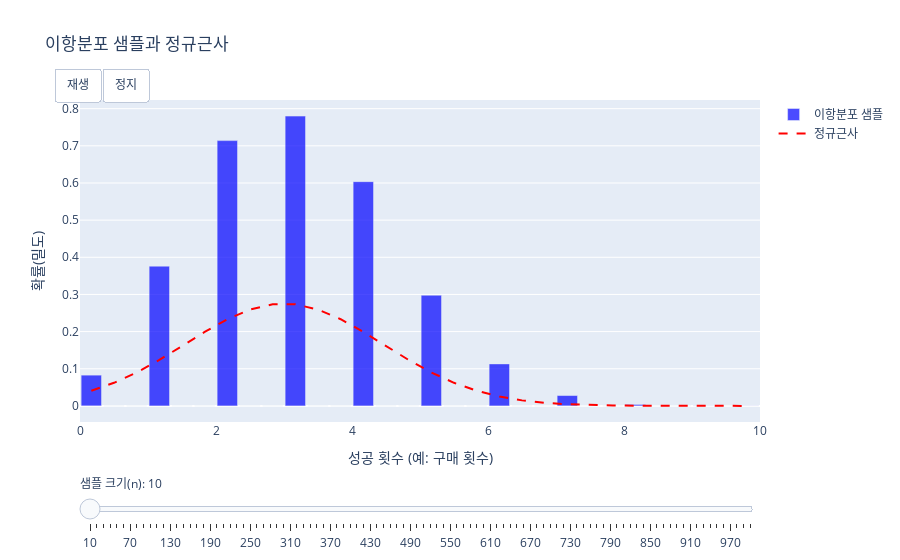

The cell this chart's notebook holds for it:
### Markdown cell above
**3. 중심극한정리(CLT) 시각화 예시 (이항분포의 정규분포 근사)**

구매 확률이 0.3인 이항 분포에서 샘플 크기를 늘려갈 때, 표본 합(또는 평균)의 분포가 어떻게 정규분포에 가까워지는지 시각화합니다.

### Code cell
import numpy as np
import plotly.graph_objects as go
from plotly.subplots import make_subplots
from scipy.stats import norm, binom

# 초기 설정
p_conversion = 0.3  # 예: 특정 행동을 할 확률
sample_sizes_clt = np.arange(10, 1001, 10)  # 10부터 1000까지 10단위로 증가
num_simulations = 10000  # 각 샘플 크기별 시뮬레이션 횟수

# Plotly Figure 생성
fig_clt = go.Figure()

# 프레임 생성
frames = []
for n_sample in sample_sizes_clt:
    # 이항분포의 평균과 표준편차
    mu_binom = n_sample * p_conversion
    sigma_binom = np.sqrt(n_sample * p_conversion * (1 - p_conversion))
    
    # 이항분포에서 샘플 생성
    samples = binom.rvs(n=n_sample, p=p_conversion, size=num_simulations)
    
    # 히스토그램 데이터 생성
    hist_values, bin_edges = np.histogram(samples, bins=30, density=True)
    bin_centers = (bin_edges[:-1] + bin_edges[1:]) / 2

    # 정규분포 근사 PDF
    norm_approx_values = norm.pdf(bin_centers, mu_binom, sigma_binom)

    frame = go.Frame(
        data=[
            go.Bar(x=bin_centers, y=hist_values, name='이항분포 샘플', 
                  marker_color='blue', opacity=0.7),
            go.Scatter(x=bin_centers, y=norm_approx_values, name='정규근사',
                      mode='lines', line=dict(color='red', dash='dash'))
        ],
        name=f'n={n_sample}'
    )
    frames.append(frame)

# 초기 프레임 추가
n_sample = sample_sizes_clt[0]
mu_binom = n_sample * p_conversion
sigma_binom = np.sqrt(n_sample * p_conversion * (1 - p_conversion))
samples = binom.rvs(n=n_sample, p=p_conversion, size=num_simulations)
hist_values, bin_edges = np.histogram(samples, bins=30, density=True)
bin_centers = (bin_edges[:-1] + bin_edges[1:]) / 2
norm_approx_values = norm.pdf(bin_centers, mu_binom, sigma_binom)

fig_clt.add_trace(go.Bar(
    x=bin_centers, y=hist_values,
    name='이항분포 샘플',
    marker_color='blue', opacity=0.7
))
fig_clt.add_trace(go.Scatter(
    x=bin_centers, y=norm_approx_values,
    name='정규근사',
    mode='lines', line=dict(color='red', dash='dash')
))

# 애니메이션 버튼 추가
fig_clt.update_layout(
    updatemenus=[
        dict(
            type="buttons",
            direction="left",
            x=0.1,
            y=1.1,
            showactive=False,
            buttons=list([
                dict(
                    args=[None, {"frame": {"duration": 100, "redraw": True},
                                "fromcurrent": True, "mode": "immediate"}],
                    label="재생",
                    method="animate"
                ),
                dict(
                    args=[[None], {"frame": {"duration": 0, "redraw": True},
                                  "mode": "immediate",
                                  "transition": {"duration": 0}}],
                    label="정지",
                    method="animate"
                )
            ])
        )
    ],
    sliders=[dict(
        currentvalue={"prefix": "샘플 크기(n): "},
        pad={"t": 50},
        steps=[dict(
            method="animate",
            args=[[f"n={n}"], {"frame": {"duration": 0, "redraw": True},
                              "mode": "immediate"}],
            label=str(n)
        ) for n in sample_sizes_clt]
    )]
)

# 프레임 추가
fig_clt.frames = frames

# 레이아웃 업데이트
fig_clt.update_layout(
    title_text="이항분포 샘플과 정규근사",
    xaxis_title="성공 횟수 (예: 구매 횟수)",
    yaxis_title="확률(밀도)",
    bargap=0.1
)

fig_clt.show()

### Figure 1 — Plotly figure (JSON) as saved in the notebook; plotly's stock layout.template omitted (floating-point values rounded to 4 significant figures)
{"data": [{"marker": {"color": "blue"}, "name": "이항분포 샘플", "opacity": 0.7, "type": "bar", "x": [0.1667, 0.5, 0.8333, 1.167, 1.5, 1.833, 2.167, 2.5, 2.833, 3.167, 3.5, 3.833, 4.167, 4.5, 4.833, 5.167, 5.5, 5.833, 6.167, 6.5, 6.833, 7.167, 7.5, 7.833, 8.167, 8.5, 8.833, 9.167, 9.5, 9.833], "y": [0.0828, 0.0, 0.0, 0.3762, 0.0, 0.0, 0.714, 0.0, 0.0, 0.78, 0.0, 0.0, 0.6036, 0.0, 0.0, 0.2979, 0.0, 0.0, 0.1131, 0.0, 0.0, 0.0279, 0.0, 0.0, 0.0039, 0.0, 0.0, 0.0003, 0.0, 0.0003]}, {"line": {"color": "red", "dash": "dash"}, "mode": "lines", "name": "정규근사", "type": "scatter", "x": [0.1667, 0.5, 0.8333, 1.167, 1.5, 1.833, 2.167, 2.5, 2.833, 3.167, 3.5, 3.833, 4.167, 4.5, 4.833, 5.167, 5.5, 5.833, 6.167, 6.5, 6.833, 7.167, 7.5, 7.833, 8.167, 8.5, 8.833, 9.167, 9.5, 9.833], "y": [0.04071, 0.06216, 0.09003, 0.1237, 0.1611, 0.1991, 0.2333, 0.2594, 0.2735, 0.2735, 0.2594, 0.2333, 0.1991, 0.1611, 0.1237, 0.09003, 0.06216, 0.04071, 0.02529, 0.0149, 0.008324, 0.004412, 0.002218, 0.001057, 0.0004781, 0.000205, 8.341e-05, 3.218e-05, 1.178e-05, 4.087e-06]}], "layout": {"bargap": 0.1, "sliders": [{"currentvalue": {"prefix": "샘플 크기(n): "}, "pad": {"t": 50}, "steps": [{"args": [["n=10"], {"frame": {"duration": 0, "redraw": true}, "mode": "immediate"}], "label": "10", "method": "animate"}, {"args": [["n=20"], {"frame": {"duration": 0, "redraw": true}, "mode": "immediate"}], "label": "20", "method": "animate"}, {"args": [["n=30"], {"frame": {"duration": 0, "redraw": true}, "mode": "immediate"}], "label": "30", "method": "animate"}, {"args": [["n=40"], {"frame": {"duration": 0, "redraw": true}, "mode": "immediate"}], "label": "40", "method": "animate"}, {"args": [["n=50"], {"frame": {"duration": 0, "redraw": true}, "mode": "immediate"}], "label": "50", "method": "animate"}, {"args": [["n=60"], {"frame": {"duration": 0, "redraw": true}, "mode": "immediate"}], "label": "60", "method": "animate"}, {"args": [["n=70"], {"frame": {"duration": 0, "redraw": true}, "mode": "immediate"}], "label": "70", "method": "animate"}, {"args": [["n=80"], {"frame": {"duration": 0, "redraw": true}, "mode": "immediate"}], "label": "80", "method": "animate"}, {"args": [["n=90"], {"frame": {"duration": 0, "redraw": true}, "mode": "immediate"}], "label": "90", "method": "animate"}, {"args": [["n=100"], {"frame": {"duration": 0, "redraw": true}, "mode": "immediate"}], "label": "100", "method": "animate"}, {"args": [["n=110"], {"frame": {"duration": 0, "redraw": true}, "mode": "immediate"}], "label": "110", "method": "animate"}, {"args": [["n=120"], {"frame": {"duration": 0, "redraw": true}, "mode": "immediate"}], "label": "120", "method": "animate"}, {"args": [["n=130"], {"frame": {"duration": 0, "redraw": true}, "mode": "immediate"}], "label": "130", "method": "animate"}, {"args": [["n=140"], {"frame": {"duration": 0, "redraw": true}, "mode": "immediate"}], "label": "140", "method": "animate"}, {"args": [["n=150"], {"frame": {"duration": 0, "redraw": true}, "mode": "immediate"}], "label": "150", "method": "animate"}, {"args": [["n=160"], {"frame": {"duration": 0, "redraw": true}, "mode": "immediate"}], "label": "160", "method": "animate"}, {"args": [["n=170"], {"frame": {"duration": 0, "redraw": true}, "mode": "immediate"}], "label": "170", "method": "animate"}, {"args": [["n=180"], {"frame": {"duration": 0, "redraw": true}, "mode": "immediate"}], "label": "180", "method": "animate"}, {"args": [["n=190"], {"frame": {"duration": 0, "redraw": true}, "mode": "immediate"}], "label": "190", "method": "animate"}, {"args": [["n=200"], {"frame": {"duration": 0, "redraw": true}, "mode": "immediate"}], "label": "200", "method": "animate"}, {"args": [["n=210"], {"frame": {"duration": 0, "redraw": true}, "mode": "immediate"}], "label": "210", "method": "animate"}, {"args": [["n=220"], {"frame": {"duration": 0, "redraw": true}, "mode": "immediate"}], "label": "220", "method": "animate"}, {"args": [["n=230"], {"frame": {"duration": 0, "redraw": true}, "mode": "immediate"}], "label": "230", "method": "animate"}, {"args": [["n=240"], {"frame": {"duration": 0, "redraw": true}, "mode": "immediate"}], "label": "240", "method": "animate"}, {"args": [["n=250"], {"frame": {"duration": 0, "redraw": true}, "mode": "immediate"}], "label": "250", "method": "animate"}, {"args": [["n=260"], {"frame": {"duration": 0, "redraw": true}, "mode": "immediate"}], "label": "260", "method": "animate"}, {"args": [["n=270"], {"frame": {"duration": 0, "redraw": true}, "mode": "immediate"}], "label": "270", "method": "animate"}, {"args": [["n=280"], {"frame": {"duration": 0, "redraw": true}, "mode": "immediate"}], "label": "280", "method": "animate"}, {"args": [["n=290"], {"frame": {"duration": 0, "redraw": true}, "mode": "immediate"}], "label": "290", "method": "animate"}, {"args": [["n=300"], {"frame": {"duration": 0, "redraw": true}, "mode": "immediate"}], "label": "300", "method": "animate"}, {"args": [["n=310"], {"frame": {"duration": 0, "redraw": true}, "mode": "immediate"}], "label": "310", "method": "animate"}, {"args": [["n=320"], {"frame": {"duration": 0, "redraw": true}, "mode": "immediate"}], "label": "320", "method": "animate"}, {"args": [["n=330"], {"frame": {"duration": 0, "redraw": true}, "mode": "immediate"}], "label": "330", "method": "animate"}, {"args": [["n=340"], {"frame": {"duration": 0, "redraw": true}, "mode": "immediate"}], "label": "340", "method": "animate"}, {"args": [["n=350"], {"frame": {"duration": 0, "redraw": true}, "mode": "immediate"}], "label": "350", "method": "animate"}, {"args": [["n=360"], {"frame": {"duration": 0, "redraw": true}, "mode": "immediate"}], "label": "360", "method": "animate"}, {"args": [["n=370"], {"frame": {"duration": 0, "redraw": true}, "mode": "immediate"}], "label": "370", "method": "animate"}, {"args": [["n=380"], {"frame": {"duration": 0, "redraw": true}, "mode": "immediate"}], "label": "380", "method": "animate"}, {"args": [["n=390"], {"frame": {"duration": 0, "redraw": true}, "mode": "immediate"}], "label": "390", "method": "animate"}, {"args": [["n=400"], {"frame": {"duration": 0, "redraw": true}, "mode": "immediate"}], "label": "400", "method": "animate"}, {"args": [["n=410"], {"frame": {"duration": 0, "redraw": true}, "mode": "immediate"}], "label": "410", "method": "animate"}, {"args": [["n=420"], {"frame": {"duration": 0, "redraw": true}, "mode": "immediate"}], "label": "420", "method": "animate"}, {"args": [["n=430"], {"frame": {"duration": 0, "redraw": true}, "mode": "immediate"}], "label": "430", "method": "animate"}, {"args": [["n=440"], {"frame": {"duration": 0, "redraw": true}, "mode": "immediate"}], "label": "440", "method": "animate"}, {"args": [["n=450"], {"frame": {"duration": 0, "redraw": true}, "mode": "immediate"}], "label": "450", "method": "animate"}, {"args": [["n=460"], {"frame": {"duration": 0, "redraw": true}, "mode": "immediate"}], "label": "460", "method": "animate"}, {"args": [["n=470"], {"frame": {"duration": 0, "redraw": true}, "mode": "immediate"}], "label": "470", "method": "animate"}, {"args": [["n=480"], {"frame": {"duration": 0, "redraw": true}, "mode": "immediate"}], "label": "480", "method": "animate"}, {"args": [["n=490"], {"frame": {"duration": 0, "redraw": true}, "mode": "immediate"}], "label": "490", "method": "animate"}, {"args": [["n=500"], {"frame": {"duration": 0, "redraw": true}, "mode": "immediate"}], "label": "500", "method": "animate"}, {"args": [["n=510"], {"frame": {"duration": 0, "redraw": true}, "mode": "immediate"}], "label": "510", "method": "animate"}, {"args": [["n=520"], {"frame": {"duration": 0, "redraw": true}, "mode": "immediate"}], "label": "520", "method": "animate"}, {"args": [["n=530"], {"frame": {"duration": 0, "redraw": true}, "mode": "immediate"}], "label": "530", "method": "animate"}, {"args": [["n=540"], {"frame": {"duration": 0, "redraw": true}, "mode": "immediate"}], "label": "540", "method": "animate"}, {"args": [["n=550"], {"frame": {"duration": 0, "redraw": true}, "mode": "immediate"}], "label": "550", "method": "animate"}, {"args": [["n=560"], {"frame": {"duration": 0, "redraw": true}, "mode": "immediate"}], "label": "560", "method": "animate"}, {"args": [["n=570"], {"frame": {"duration": 0, "redraw": true}, "mode": "immediate"}], "label": "570", "method": "animate"}, {"args": [["n=580"], {"frame": {"duration": 0, "redraw": true}, "mode": "immediate"}], "label": "580", "method": "animate"}, {"args": [["n=590"], {"frame": {"duration": 0, "redraw": true}, "mode": "immediate"}], "label": "590", "method": "animate"}, {"args": [["n=600"], {"frame": {"duration": 0, "redraw": true}, "mode": "immediate"}], "label": "600", "method": "animate"}, {"args": [["n=610"], {"frame": {"duration": 0, "redraw": true}, "mode": "immediate"}], "label": "610", "method": "animate"}, {"args": [["n=620"], {"frame": {"duration": 0, "redraw": true}, "mode": "immediate"}], "label": "620", "method": "animate"}, {"args": [["n=630"], {"frame": {"duration": 0, "redraw": true}, "mode": "immediate"}], "label": "630", "method": "animate"}, {"args": [["n=640"], {"frame": {"duration": 0, "redraw": true}, "mode": "immediate"}], "label": "640", "method": "animate"}, {"args": [["n=650"], {"frame": {"duration": 0, "redraw": true}, "mode": "immediate"}], "label": "650", "method": "animate"}, {"args": [["n=660"], {"frame": {"duration": 0, "redraw": true}, "mode": "immediate"}], "label": "660", "method": "animate"}, {"args": [["n=670"], {"frame": {"duration": 0, "redraw": true}, "mode": "immediate"}], "label": "670", "method": "animate"}, {"args": [["n=680"], {"frame": {"duration": 0, "redraw": true}, "mode": "immediate"}], "label": "680", "method": "animate"}, {"args": [["n=690"], {"frame": {"duration": 0, "redraw": true}, "mode": "immediate"}], "label": "690", "method": "animate"}, {"args": [["n=700"], {"frame": {"duration": 0, "redraw": true}, "mode": "immediate"}], "label": "700", "method": "animate"}, {"args": [["n=710"], {"frame": {"duration": 0, "redraw": true}, "mode": "immediate"}], "label": "710", "method": "animate"}, {"args": [["n=720"], {"frame": {"duration": 0, "redraw": true}, "mode": "immediate"}], "label": "720", "method": "animate"}, {"args": [["n=730"], {"frame": {"duration": 0, "redraw": true}, "mode": "immediate"}], "label": "730", "method": "animate"}, {"args": [["n=740"], {"frame": {"duration": 0, "redraw": true}, "mode": "immediate"}], "label": "740", "method": "animate"}, {"args": [["n=750"], {"frame": {"duration": 0, "redraw": true}, "mode": "immediate"}], "label": "750", "method": "animate"}, {"args": [["n=760"], {"frame": {"duration": 0, "redraw": true}, "mode": "immediate"}], "label": "760", "method": "animate"}, {"args": [["n=770"], {"frame": {"duration": 0, "redraw": true}, "mode": "immediate"}], "label": "770", "method": "animate"}, {"args": [["n=780"], {"frame": {"duration": 0, "redraw": true}, "mode": "immediate"}], "label": "780", "method": "animate"}, {"args": [["n=790"], {"frame": {"duration": 0, "redraw": true}, "mode": "immediate"}], "label": "790", "method": "animate"}, {"args": [["n=800"], {"frame": {"duration": 0, "redraw": true}, "mode": "immediate"}], "label": "800", "method": "animate"}, {"args": [["n=810"], {"frame": {"duration": 0, "redraw": true}, "mode": "immediate"}], "label": "810", "method": "animate"}, {"args": [["n=820"], {"frame": {"duration": 0, "redraw": true}, "mode": "immediate"}], "label": "820", "method": "animate"}, {"args": [["n=830"], {"frame": {"duration": 0, "redraw": true}, "mode": "immediate"}], "label": "830", "method": "animate"}, {"args": [["n=840"], {"frame": {"duration": 0, "redraw": true}, "mode": "immediate"}], "label": "840", "method": "animate"}, {"args": [["n=850"], {"frame": {"duration": 0, "redraw": true}, "mode": "immediate"}], "label": "850", "method": "animate"}, {"args": [["n=860"], {"frame": {"duration": 0, "redraw": true}, "mode": "immediate"}], "label": "860", "method": "animate"}, {"args": [["n=870"], {"frame": {"duration": 0, "redraw": true}, "mode": "immediate"}], "label": "870", "method": "animate"}, {"args": [["n=880"], {"frame": {"duration": 0, "redraw": true}, "mode": "immediate"}], "label": "880", "method": "animate"}, {"args": [["n=890"], {"frame": {"duration": 0, "redraw": true}, "mode": "immediate"}], "label": "890", "method": "animate"}, {"args": [["n=900"], {"frame": {"duration": 0, "redraw": true}, "mode": "immediate"}], "label": "900", "method": "animate"}, {"args": [["n=910"], {"frame": {"duration": 0, "redraw": true}, "mode": "immediate"}], "label": "910", "method": "animate"}, {"args": [["n=920"], {"frame": {"duration": 0, "redraw": true}, "mode": "immediate"}], "label": "920", "method": "animate"}, {"args": [["n=930"], {"frame": {"duration": 0, "redraw": true}, "mode": "immediate"}], "label": "930", "method": "animate"}, {"args": [["n=940"], {"frame": {"duration": 0, "redraw": true}, "mode": "immediate"}], "label": "940", "method": "animate"}, {"args": [["n=950"], {"frame": {"duration": 0, "redraw": true}, "mode": "immediate"}], "label": "950", "method": "animate"}, {"args": [["n=960"], {"frame": {"duration": 0, "redraw": true}, "mode": "immediate"}], "label": "960", "method": "animate"}, {"args": [["n=970"], {"frame": {"duration": 0, "redraw": true}, "mode": "immediate"}], "label": "970", "method": "animate"}, {"args": [["n=980"], {"frame": {"duration": 0, "redraw": true}, "mode": "immediate"}], "label": "980", "method": "animate"}, {"args": [["n=990"], {"frame": {"duration": 0, "redraw": true}, "mode": "immediate"}], "label": "990", "method": "animate"}, {"args": [["n=1000"], {"frame": {"duration": 0, "redraw": true}, "mode": "immediate"}], "label": "1000", "method": "animate"}]}], "title": {"text": "이항분포 샘플과 정규근사"}, "updatemenus": [{"buttons": [{"args": [null, {"frame": {"duration": 100, "redraw": true}, "fromcurrent": true, "mode": "immediate"}], "label": "재생", "method": "animate"}, {"args": [[null], {"frame": {"duration": 0, "redraw": true}, "mode": "immediate", "transition": {"duration": 0}}], "label": "정지", "method": "animate"}], "direction": "left", "showactive": false, "type": "buttons", "x": 0.1, "y": 1.1}], "xaxis": {"title": {"text": "성공 횟수 (예: 구매 횟수)"}}, "yaxis": {"title": {"text": "확률(밀도)"}}}}
